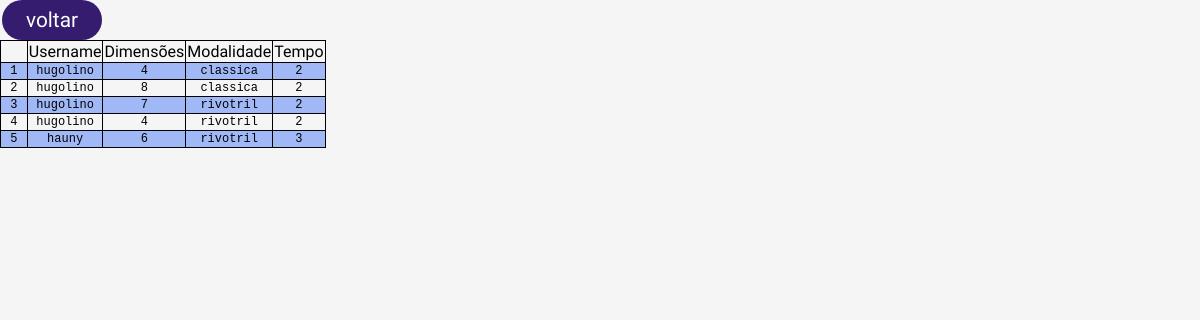
/ranking.php, run on the app's committed database.
### tables this page shows
CREATE TABLE IF NOT EXISTS `jogador` (
  `ncpf` varchar(20) NOT NULL,
  `username` varchar(15) NOT NULL,
  `nome` varchar(30) NOT NULL,
  `datanasc` date NOT NULL,
  `email` varchar(30) NOT NULL,
  `telefone` varchar(20) NOT NULL,
  `senha` varchar(20) NOT NULL,
  PRIMARY KEY (`ncpf`)
);

CREATE TABLE IF NOT EXISTS `partida` (
  `id` int NOT NULL AUTO_INCREMENT,
  `cpf` varchar(30) NOT NULL,
  `dimensao` int NOT NULL,
  `qbombas` int NOT NULL,
  `modalidade` varchar(10) NOT NULL,
  `tempo` varchar(30) NOT NULL DEFAULT '',
  `resultado` varchar(20) NOT NULL DEFAULT '',
  `datahora` timestamp NOT NULL DEFAULT CURRENT_TIMESTAMP,
  PRIMARY KEY (`id`)
);

### ranking.php (the view, shortened to what this page needs)
<!DOCTYPE html>
<html lang = "pt-br">
<head>
    <link rel="stylesheet" href="style.css" type="text/css">
</head>
<body>
<table id="tabelaHistorico" >
    <tr>
        <th>&nbsp&nbsp&nbsp&nbsp&nbsp&nbsp</th>
        <th>Username</th>
        <th>Dimensões</th>
        <th>Modalidade</th>
        <th>Tempo</th>
    </tr>
<?php
    include('conexao.php');
    $strSQL = "SELECT jogador.username,partida.dimensao,partida.modalidade,partida.tempo
    FROM `jogador`,`partida` WHERE jogador.ncpf = partida.cpf AND partida.resultado='ganhou'
    ORDER BY partida.tempo ASC LIMIT 10";
    $rs = mysqli_query($conexao,$strSQL);
    $ordem = 1;
    while($row = mysqli_fetch_array($rs)){
        echo "<tr>";
            echo "<td>".$ordem."</td>";
            echo "<td>".$row['username']."</td>";
            echo "<td>".$row['dimensao']."</td>";
            echo "<td>".$row['modalidade']."</td>";
            echo "<td>".$row['tempo']."</td>";
        echo "</tr>";
        $ordem = $ordem + 1;
    }
?>
<button class="normal" type="button" onclick="window.location.href='jogo.php'">voltar</button>
</table>
</body>
</html>

### style.css (style rules this page uses)
html { height: 100%; width: 100%; }
body { background-image: url("img/neon.jpg"); background-repeat:repeat; background-size: cover; height: 100%; width: 100%; font-family: 'Odibee Sans'; overflow: auto; align-self: center; margin-right: 0%; margin-top: 0%; margin-bottom: 0%; margin-left: 0%; background-color: whitesmoke; }
.normal { width: 100px; height: 40px; padding: 5px; margin-inline-start: 2px; font-family: 'Odibee Sans'; font-size: 1.3em; border-radius: 20px; background-color: #351c6e; border: none; color: white; cursor: pointer; }
th { text-align: center; font-weight: 200; }
td { font-size: 0.75em; font-family: 'Courier New', Courier, monospace; text-align: center; }
tr:nth-child(even) { background-color: #6b90f79a; }

### ranking.php (style rules this page uses)
table, th, td { border: 1px solid black; border-collapse: collapse; }

### data on the page
jogador: username "hugolino", partida.dimensao "4", partida.modalidade "classica", partida.tempo "2", partida.dimensao "8", partida.dimensao "7", partida.modalidade "rivotril"
jogador: username "hauny", partida.dimensao "6", partida.modalidade "rivotril", partida.tempo "3"
